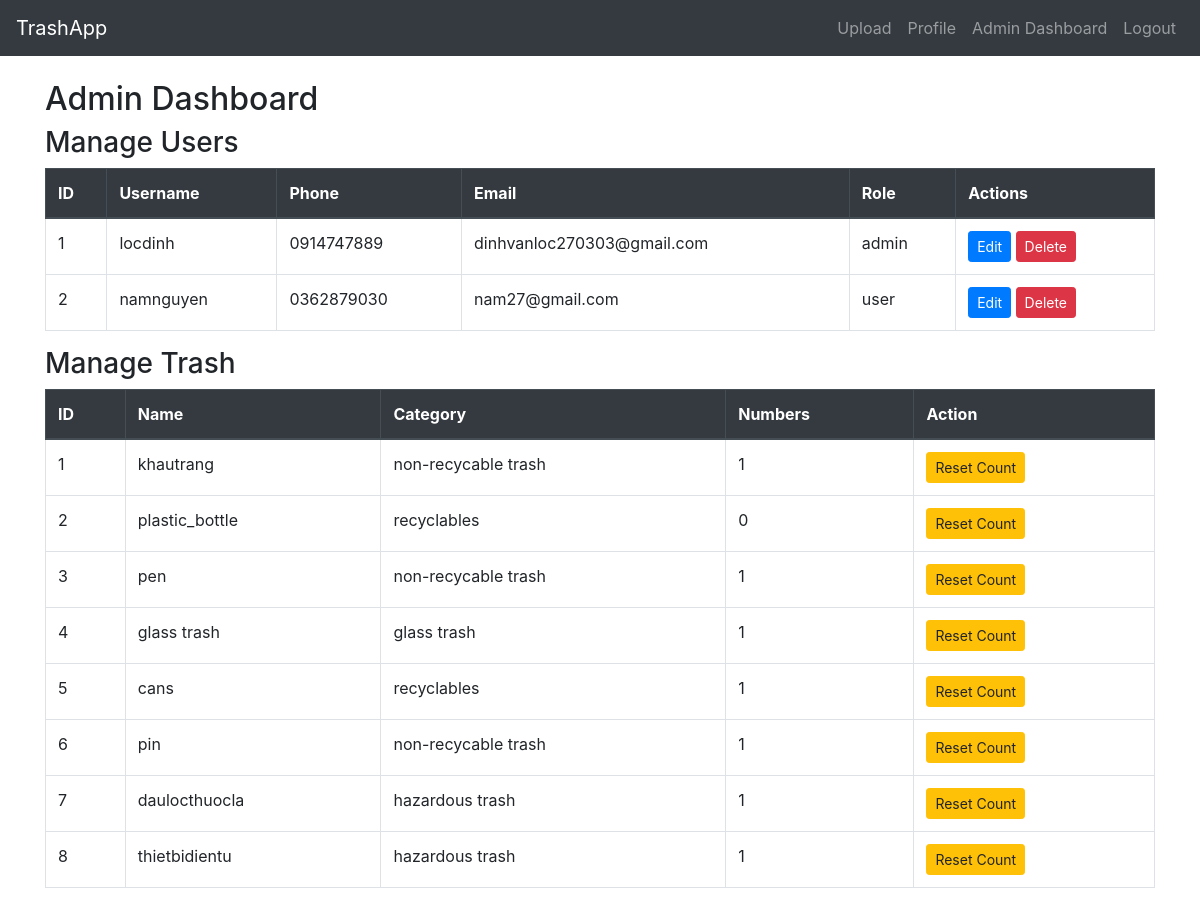
Page /admin (signed in) on the earlier database version.
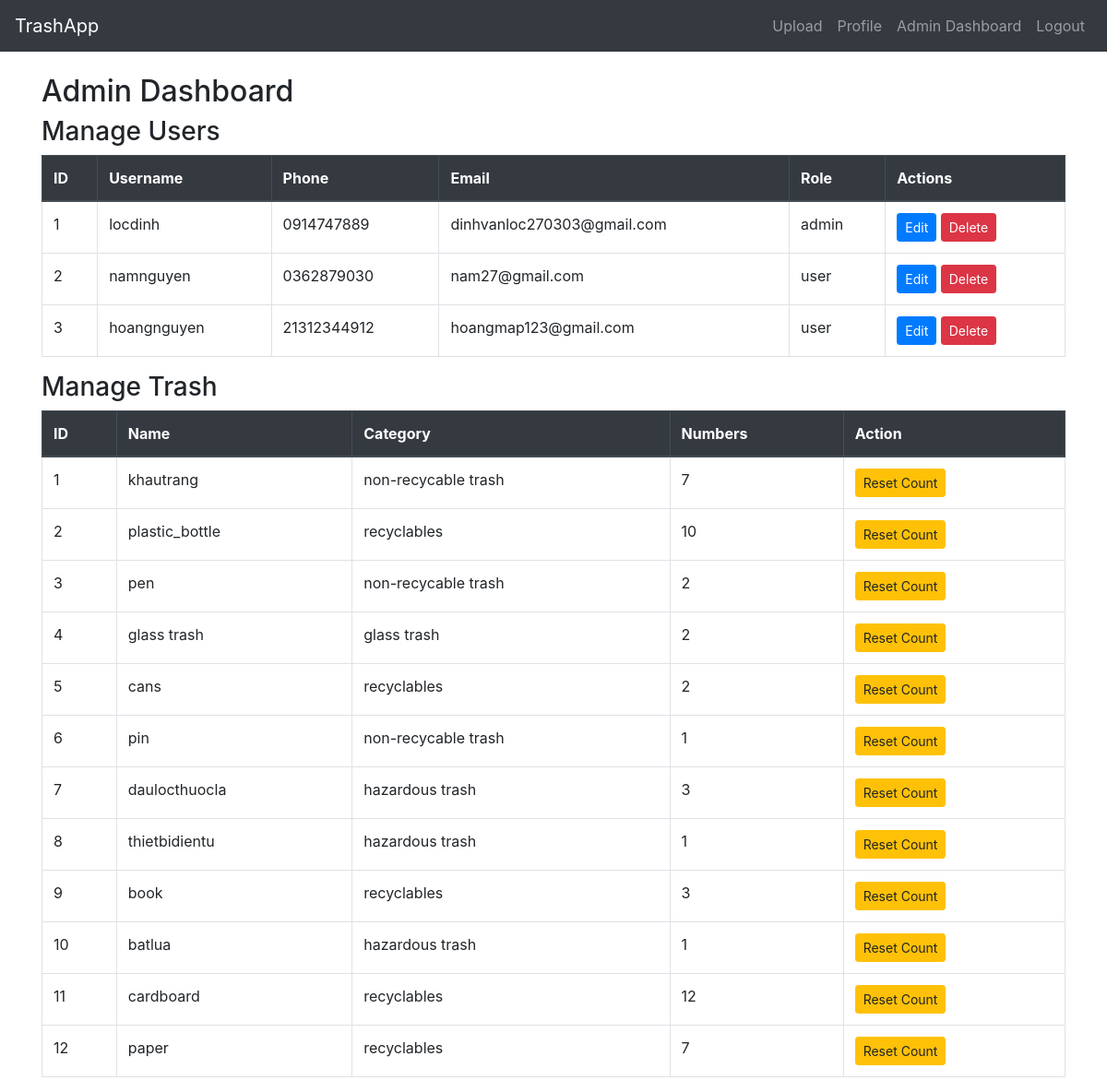
Same page on the later database version.
### app.py (models this page shows, shortened)
class User(db.Model):
    id = db.Column(db.Integer, primary_key=True)
    username = db.Column(db.String(80), unique=True, nullable=False)
    phone = db.Column(db.String(20), unique=True, nullable=False)
    email = db.Column(db.String(120), unique=True, nullable=False)
    role = db.Column(db.String(10), nullable=False, default='user')
    password = db.Column(db.String(200), nullable=False)

class Trash(db.Model):
    id = db.Column(db.Integer, primary_key=True)
    name = db.Column(db.String(80), nullable=False)
    category = db.Column(db.String(80), nullable=False)
    numbers = db.Column(db.Integer, default = 0)

### app.py (the view)
@app.route('/admin')
def admin_dashboard():
    if not session.get("username") or session['role'] != 'admin':
        flash("You need to login as admin first", "danger")
        return redirect(url_for('login'))
    users = User.query.all()
    trash = Trash.query.all()
    return render_template('admin_dashboard.html', users=users, trash=trash)

### templates/admin_dashboard.html (shortened to what this page needs)
{% extends "base.html" %}
{% block content %}
<h2>Admin Dashboard</h2>
<h3>Manage Users</h3>
<table class="table table-bordered">
  <thead class="thead-dark">
    <tr>
      <th>ID</th>
      <th>Username</th>
      <th>Phone</th>
      <th>Email</th>
      <th>Role</th>
      <th>Actions</th>
    </tr>
  </thead>
  <tbody>
    {% for user in users %}
    <tr>
      <td>{{ user.id }}</td>
      <td>{{ user.username }}</td>
      <td>{{ user.phone }}</td>
      <td>{{ user.email }}</td>
      <td>{{ user.role }}</td>
      <td>
        <a href="{{ url_for('update_user', user_id=user.id) }}" class="btn btn-primary btn-sm">Edit</a>
        <a href="{{ url_for('delete_user', user_id=user.id) }}" class="btn btn-danger btn-sm">Delete</a>
      </td>
    </tr>
    {% endfor %}
  </tbody>
</table>
<h3>Manage Trash</h3>
<table class="table table-bordered">
  <thead class="thead-dark">
    <tr>
      <th>ID</th>
      <th>Name</th>
      <th>Category</th>
      <th>Numbers</th>
      <th>Action</th>
    </tr>
  </thead>
  <tbody>
    {% for trash_item in trash %}
    <tr>
      <td>{{ trash_item.id }}</td>
      <td>{{ trash_item.name }}</td>
      <td>{{ trash_item.category }}</td>
      <td>{{ trash_item.numbers }}</td>
      <td>
        <form method="POST" action="{{ url_for('reset_trash', trash_id=trash_item.id) }}">
          <button type="submit" class="btn btn-warning btn-sm">Reset Count</button>
        </form>
      </td>
    </tr>
    {% endfor %}
  </tbody>
</table>
{% endblock %}

### templates/base.html (shortened to what this page needs)
<!doctype html>
<html lang="en">
<head>
  <link href="https://stackpath.bootstrapcdn.com/bootstrap/4.5.2/css/bootstrap.min.css" rel="stylesheet">
</head>
<body>
  <nav class="navbar navbar-expand-lg navbar-dark bg-dark">
    <a class="navbar-brand" href="{{ url_for('index') }}">TrashApp</a>
    <div class="collapse navbar-collapse" id="navbarNav">
       <ul class="navbar-nav ml-auto">
         {% if session.get("username") %}
           <li class="nav-item">
             <a class="nav-link" href="{{ url_for('upload') }}">Upload</a>
           </li>
           <li class="nav-item">
            <a class="nav-link" href="{{ url_for('profile') }}">Profile</a>
          </li>
           {% if session.get("role") == 'admin' %}
           <li class="nav-item">
             <a class="nav-link" href="{{ url_for('admin_dashboard') }}">Admin Dashboard</a>
           </li>
           {% endif %}
           <li class="nav-item">
             <a class="nav-link" href="{{ url_for('logout') }}">Logout</a>
           </li>
         {% endif %}
       </ul>
    </div>
  </nav>
  <div class="container mt-4">
    {% block content %}{% endblock %}
  </div>
</body>
</html>

Differences in the rows shown:
added User: id "3", username "hoangnguyen", phone "21312344912", email "hoangmap123@gmail.com", role "user"
changed Trash "khautrang": numbers "1" → "7"
changed Trash "plastic_bottle": numbers "0" → "10"
changed Trash "pen": numbers "1" → "2"
changed Trash "glass trash": numbers "1" → "2"
changed Trash "cans": numbers "1" → "2"
changed Trash "daulocthuocla": numbers "1" → "3"
added Trash: id "9", name "book", category "recyclables", numbers "3"
added Trash: id "10", name "batlua", category "hazardous trash", numbers "1"
added Trash: id "11", name "cardboard", category "recyclables", numbers "12"
added Trash: id "12", name "paper", category "recyclables", numbers "7"
